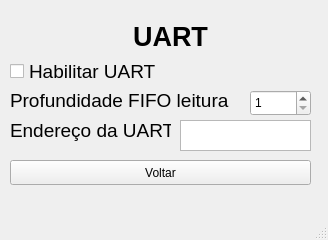
<?xml version="1.0" encoding="UTF-8"?>
<ui version="4.0">
 <class>UART</class>
 <widget class="QMainWindow" name="UART">
  <property name="geometry">
   <rect>
    <x>0</x>
    <y>0</y>
    <width>328</width>
    <height>240</height>
   </rect>
  </property>
  <property name="windowTitle">
   <string>MainWindow</string>
  </property>
  <widget class="QWidget" name="centralwidget">
   <widget class="QPushButton" name="Voltar">
    <property name="geometry">
     <rect>
      <x>10</x>
      <y>160</y>
      <width>301</width>
      <height>25</height>
     </rect>
    </property>
    <property name="text">
     <string>Voltar</string>
    </property>
   </widget>
   <widget class="QLabel" name="label_3">
    <property name="geometry">
     <rect>
      <x>10</x>
      <y>90</y>
      <width>231</width>
      <height>21</height>
     </rect>
    </property>
    <property name="font">
     <font>
      <pointsize>14</pointsize>
     </font>
    </property>
    <property name="text">
     <string>Profundidade FIFO leitura</string>
    </property>
    <property name="alignment">
     <set>Qt::AlignLeading|Qt::AlignLeft|Qt::AlignVCenter</set>
    </property>
   </widget>
   <widget class="QLabel" name="label">
    <property name="geometry">
     <rect>
      <x>40</x>
      <y>20</y>
      <width>261</width>
      <height>32</height>
     </rect>
    </property>
    <property name="palette">
     <palette>
      <active>
       <colorrole role="WindowText">
        <brush brushstyle="SolidPattern">
         <color alpha="255">
          <red>0</red>
          <green>0</green>
          <blue>0</blue>
         </color>
        </brush>
       </colorrole>
       <colorrole role="Button">
        <brush brushstyle="SolidPattern">
         <color alpha="255">
          <red>255</red>
          <green>255</green>
          <blue>255</blue>
         </color>
        </brush>
       </colorrole>
       <colorrole role="Light">
        <brush brushstyle="SolidPattern">
         <color alpha="255">
          <red>255</red>
          <green>255</green>
          <blue>255</blue>
         </color>
        </brush>
       </colorrole>
       <colorrole role="Midlight">
        <brush brushstyle="SolidPattern">
         <color alpha="255">
          <red>255</red>
          <green>255</green>
          <blue>255</blue>
         </color>
        </brush>
       </colorrole>
       <colorrole role="Dark">
        <brush brushstyle="SolidPattern">
         <color alpha="255">
          <red>127</red>
          <green>127</green>
          <blue>127</blue>
         </color>
        </brush>
       </colorrole>
       <colorrole role="Mid">
        <brush brushstyle="SolidPattern">
         <color alpha="255">
          <red>170</red>
          <green>170</green>
          <blue>170</blue>
         </color>
        </brush>
       </colorrole>
       <colorrole role="Text">
        <brush brushstyle="SolidPattern">
         <color alpha="255">
          <red>0</red>
          <green>0</green>
          <blue>0</blue>
         </color>
        </brush>
       </colorrole>
       <colorrole role="BrightText">
        <brush brushstyle="SolidPattern">
         <color alpha="255">
          <red>255</red>
          <green>255</green>
          <blue>255</blue>
         </color>
        </brush>
       </colorrole>
       <colorrole role="ButtonText">
        <brush brushstyle="SolidPattern">
         <color alpha="255">
          <red>0</red>
          <green>0</green>
          <blue>0</blue>
         </color>
        </brush>
       </colorrole>
       <colorrole role="Base">
        <brush brushstyle="SolidPattern">
         <color alpha="255">
          <red>255</red>
          <green>255</green>
          <blue>255</blue>
         </color>
        </brush>
       </colorrole>
       <colorrole role="Window">
        <brush brushstyle="SolidPattern">
         <color alpha="255">
          <red>255</red>
          <green>255</green>
          <blue>255</blue>
         </color>
        </brush>
       </colorrole>
       <colorrole role="Shadow">
        <brush brushstyle="SolidPattern">
         <color alpha="255">
          <red>0</red>
          <green>0</green>
          <blue>0</blue>
         </color>
        </brush>
       </colorrole>
       <colorrole role="AlternateBase">
        <brush brushstyle="SolidPattern">
         <color alpha="255">
          <red>255</red>
          <green>255</green>
          <blue>255</blue>
         </color>
        </brush>
       </colorrole>
       <colorrole role="ToolTipBase">
        <brush brushstyle="SolidPattern">
         <color alpha="255">
          <red>255</red>
          <green>255</green>
          <blue>220</blue>
         </color>
        </brush>
       </colorrole>
       <colorrole role="ToolTipText">
        <brush brushstyle="SolidPattern">
         <color alpha="255">
          <red>0</red>
          <green>0</green>
          <blue>0</blue>
         </color>
        </brush>
       </colorrole>
       <colorrole role="PlaceholderText">
        <brush brushstyle="SolidPattern">
         <color alpha="128">
          <red>0</red>
          <green>0</green>
          <blue>0</blue>
         </color>
        </brush>
       </colorrole>
      </active>
      <inactive>
       <colorrole role="WindowText">
        <brush brushstyle="SolidPattern">
         <color alpha="255">
          <red>0</red>
          <green>0</green>
          <blue>0</blue>
         </color>
        </brush>
       </colorrole>
       <colorrole role="Button">
        <brush brushstyle="SolidPattern">
         <color alpha="255">
          <red>255</red>
          <green>255</green>
          <blue>255</blue>
         </color>
        </brush>
       </colorrole>
       <colorrole role="Light">
        <brush brushstyle="SolidPattern">
         <color alpha="255">
          <red>255</red>
          <green>255</green>
          <blue>255</blue>
         </color>
        </brush>
       </colorrole>
       <colorrole role="Midlight">
        <brush brushstyle="SolidPattern">
         <color alpha="255">
          <red>255</red>
          <green>255</green>
          <blue>255</blue>
         </color>
        </brush>
       </colorrole>
       <colorrole role="Dark">
        <brush brushstyle="SolidPattern">
         <color alpha="255">
          <red>127</red>
          <green>127</green>
          <blue>127</blue>
         </color>
        </brush>
       </colorrole>
       <colorrole role="Mid">
        <brush brushstyle="SolidPattern">
         <color alpha="255">
          <red>170</red>
          <green>170</green>
          <blue>170</blue>
         </color>
        </brush>
       </colorrole>
       <colorrole role="Text">
        <brush brushstyle="SolidPattern">
         <color alpha="255">
          <red>0</red>
          <green>0</green>
          <blue>0</blue>
         </color>
        </brush>
       </colorrole>
       <colorrole role="BrightText">
        <brush brushstyle="SolidPattern">
         <color alpha="255">
          <red>255</red>
          <green>255</green>
          <blue>255</blue>
         </color>
        </brush>
       </colorrole>
       <colorrole role="ButtonText">
        <brush brushstyle="SolidPattern">
         <color alpha="255">
          <red>0</red>
          <green>0</green>
          <blue>0</blue>
         </color>
        </brush>
       </colorrole>
       <colorrole role="Base">
        <brush brushstyle="SolidPattern">
         <color alpha="255">
          <red>255</red>
          <green>255</green>
          <blue>255</blue>
         </color>
        </brush>
       </colorrole>
       <colorrole role="Window">
        <brush brushstyle="SolidPattern">
         <color alpha="255">
          <red>255</red>
          <green>255</green>
          <blue>255</blue>
         </color>
        </brush>
       </colorrole>
       <colorrole role="Shadow">
        <brush brushstyle="SolidPattern">
         <color alpha="255">
          <red>0</red>
          <green>0</green>
          <blue>0</blue>
         </color>
        </brush>
       </colorrole>
       <colorrole role="AlternateBase">
        <brush brushstyle="SolidPattern">
         <color alpha="255">
          <red>255</red>
          <green>255</green>
          <blue>255</blue>
         </color>
        </brush>
       </colorrole>
       <colorrole role="ToolTipBase">
        <brush brushstyle="SolidPattern">
         <color alpha="255">
          <red>255</red>
          <green>255</green>
          <blue>220</blue>
         </color>
        </brush>
       </colorrole>
       <colorrole role="ToolTipText">
        <brush brushstyle="SolidPattern">
         <color alpha="255">
          <red>0</red>
          <green>0</green>
          <blue>0</blue>
         </color>
        </brush>
       </colorrole>
       <colorrole role="PlaceholderText">
        <brush brushstyle="SolidPattern">
         <color alpha="128">
          <red>0</red>
          <green>0</green>
          <blue>0</blue>
         </color>
        </brush>
       </colorrole>
      </inactive>
      <disabled>
       <colorrole role="WindowText">
        <brush brushstyle="SolidPattern">
         <color alpha="255">
          <red>127</red>
          <green>127</green>
          <blue>127</blue>
         </color>
        </brush>
       </colorrole>
       <colorrole role="Button">
        <brush brushstyle="SolidPattern">
         <color alpha="255">
          <red>255</red>
          <green>255</green>
          <blue>255</blue>
         </color>
        </brush>
       </colorrole>
       <colorrole role="Light">
        <brush brushstyle="SolidPattern">
         <color alpha="255">
          <red>255</red>
          <green>255</green>
          <blue>255</blue>
         </color>
        </brush>
       </colorrole>
       <colorrole role="Midlight">
        <brush brushstyle="SolidPattern">
         <color alpha="255">
          <red>255</red>
          <green>255</green>
          <blue>255</blue>
         </color>
        </brush>
       </colorrole>
       <colorrole role="Dark">
        <brush brushstyle="SolidPattern">
         <color alpha="255">
          <red>127</red>
          <green>127</green>
          <blue>127</blue>
         </color>
        </brush>
       </colorrole>
       <colorrole role="Mid">
        <brush brushstyle="SolidPattern">
         <color alpha="255">
          <red>170</red>
          <green>170</green>
          <blue>170</blue>
         </color>
        </brush>
       </colorrole>
       <colorrole role="Text">
        <brush brushstyle="SolidPattern">
         <color alpha="255">
          <red>127</red>
          <green>127</green>
          <blue>127</blue>
         </color>
        </brush>
       </colorrole>
       <colorrole role="BrightText">
        <brush brushstyle="SolidPattern">
         <color alpha="255">
          <red>255</red>
          <green>255</green>
          <blue>255</blue>
         </color>
        </brush>
       </colorrole>
       <colorrole role="ButtonText">
        <brush brushstyle="SolidPattern">
         <color alpha="255">
          <red>127</red>
          <green>127</green>
          <blue>127</blue>
         </color>
        </brush>
       </colorrole>
       <colorrole role="Base">
        <brush brushstyle="SolidPattern">
         <color alpha="255">
          <red>255</red>
          <green>255</green>
          <blue>255</blue>
         </color>
        </brush>
       </colorrole>
       <colorrole role="Window">
        <brush brushstyle="SolidPattern">
         <color alpha="255">
          <red>255</red>
          <green>255</green>
          <blue>255</blue>
         </color>
        </brush>
       </colorrole>
       <colorrole role="Shadow">
        <brush brushstyle="SolidPattern">
         <color alpha="255">
          <red>0</red>
          <green>0</green>
          <blue>0</blue>
         </color>
        </brush>
       </colorrole>
       <colorrole role="AlternateBase">
        <brush brushstyle="SolidPattern">
         <color alpha="255">
          <red>255</red>
          <green>255</green>
          <blue>255</blue>
         </color>
        </brush>
       </colorrole>
       <colorrole role="ToolTipBase">
        <brush brushstyle="SolidPattern">
         <color alpha="255">
          <red>255</red>
          <green>255</green>
          <blue>220</blue>
         </color>
        </brush>
       </colorrole>
       <colorrole role="ToolTipText">
        <brush brushstyle="SolidPattern">
         <color alpha="255">
          <red>0</red>
          <green>0</green>
          <blue>0</blue>
         </color>
        </brush>
       </colorrole>
       <colorrole role="PlaceholderText">
        <brush brushstyle="SolidPattern">
         <color alpha="128">
          <red>0</red>
          <green>0</green>
          <blue>0</blue>
         </color>
        </brush>
       </colorrole>
      </disabled>
     </palette>
    </property>
    <property name="font">
     <font>
      <pointsize>20</pointsize>
      <weight>75</weight>
      <bold>true</bold>
     </font>
    </property>
    <property name="text">
     <string>UART</string>
    </property>
    <property name="alignment">
     <set>Qt::AlignCenter</set>
    </property>
   </widget>
   <widget class="QSpinBox" name="spinBox">
    <property name="geometry">
     <rect>
      <x>250</x>
      <y>90</y>
      <width>61</width>
      <height>26</height>
     </rect>
    </property>
    <property name="minimum">
     <number>1</number>
    </property>
    <property name="maximum">
     <number>32</number>
    </property>
   </widget>
   <widget class="QCheckBox" name="checkBox">
    <property name="geometry">
     <rect>
      <x>10</x>
      <y>60</y>
      <width>151</width>
      <height>23</height>
     </rect>
    </property>
    <property name="font">
     <font>
      <pointsize>14</pointsize>
     </font>
    </property>
    <property name="text">
     <string>Habilitar UART</string>
    </property>
   </widget>
   <widget class="QTextEdit" name="textEdit">
    <property name="geometry">
     <rect>
      <x>180</x>
      <y>120</y>
      <width>131</width>
      <height>31</height>
     </rect>
    </property>
   </widget>
   <widget class="QLabel" name="label_4">
    <property name="geometry">
     <rect>
      <x>10</x>
      <y>120</y>
      <width>161</width>
      <height>21</height>
     </rect>
    </property>
    <property name="font">
     <font>
      <pointsize>14</pointsize>
     </font>
    </property>
    <property name="text">
     <string>Endereço da UART</string>
    </property>
    <property name="alignment">
     <set>Qt::AlignLeading|Qt::AlignLeft|Qt::AlignVCenter</set>
    </property>
   </widget>
  </widget>
  <widget class="QMenuBar" name="menubar">
   <property name="geometry">
    <rect>
     <x>0</x>
     <y>0</y>
     <width>328</width>
     <height>22</height>
    </rect>
   </property>
  </widget>
  <widget class="QStatusBar" name="statusbar"/>
 </widget>
 <resources/>
 <connections/>
</ui>
